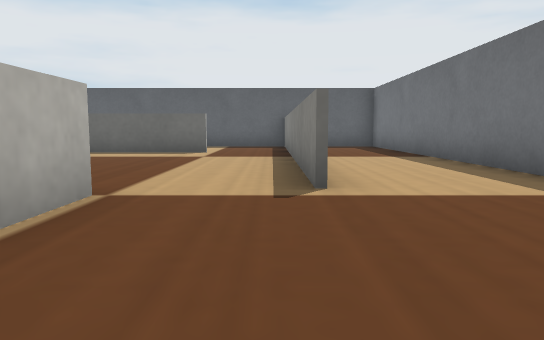
View 1 (above)

24 first-person views from a walk through a Webots world. The camera is 0.03 m above the floor, tilts 6° down and sees 70° across. The floor is counted in squares, 0.05 m on a side. Each view is taken from the middle of a square. On the plan, view 1 faces up. The plan holds only what a view shows up to about 10 squares ahead; the rest is blank. Robots are left out. Webots' stock objects and surfaces are drawn as simple stand-ins.

View 2
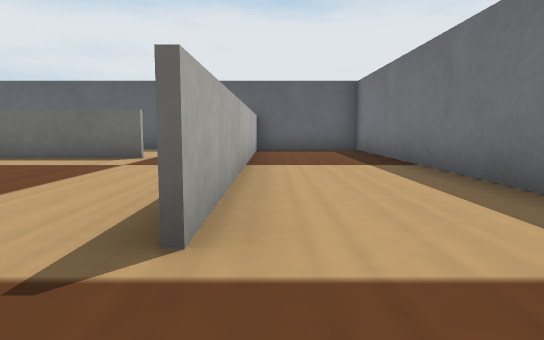

View 3
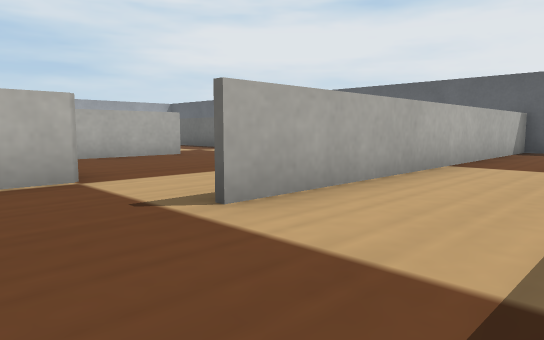

View 4
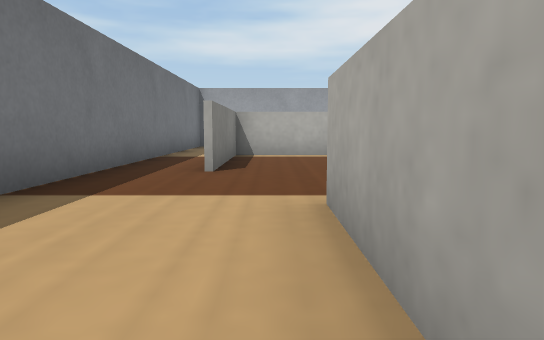

View 5
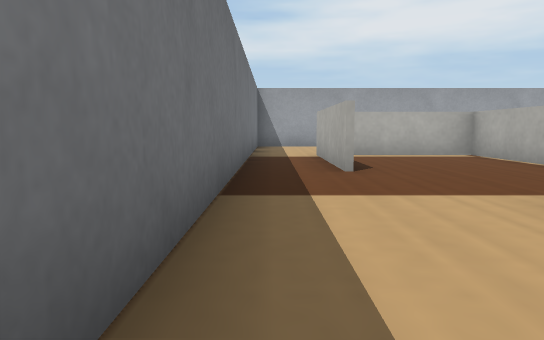

View 6
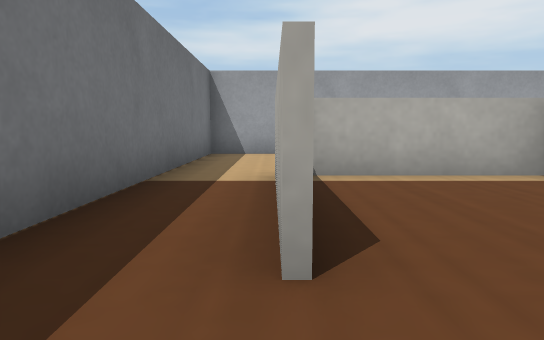

View 7
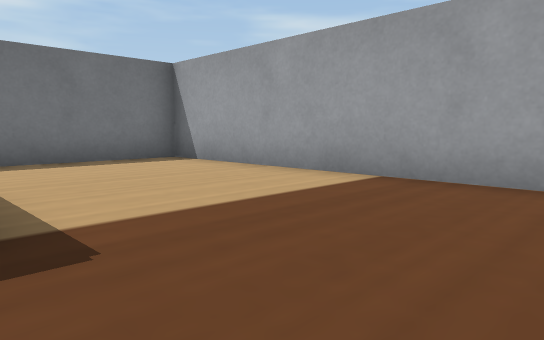

View 8
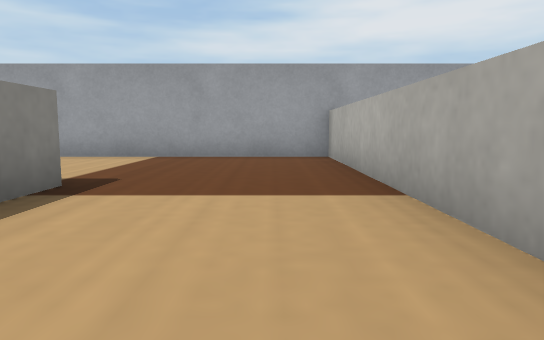

View 9
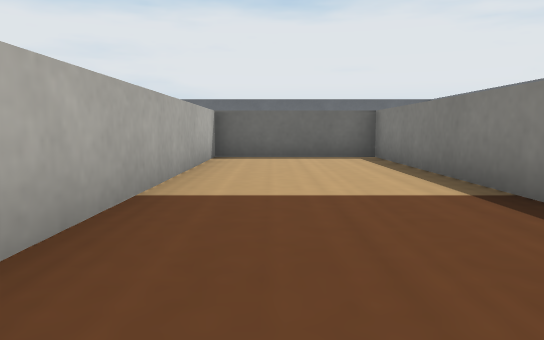

View 10
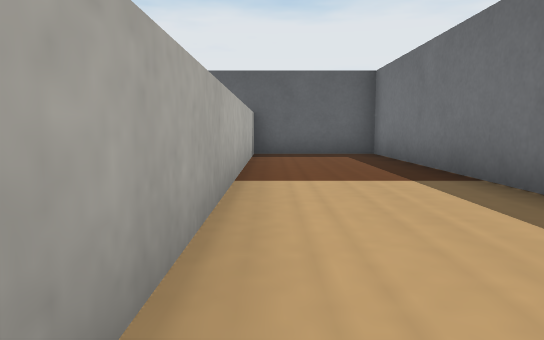

View 11
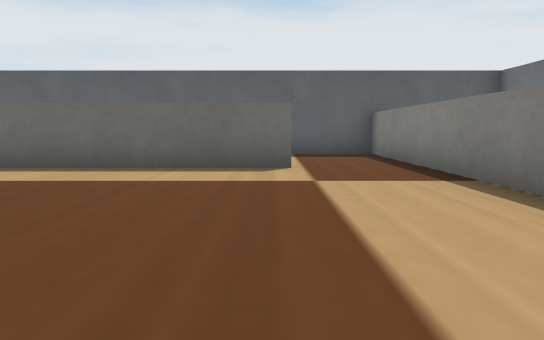

View 12
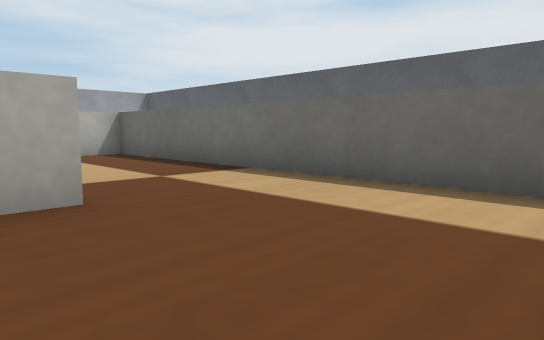

View 13
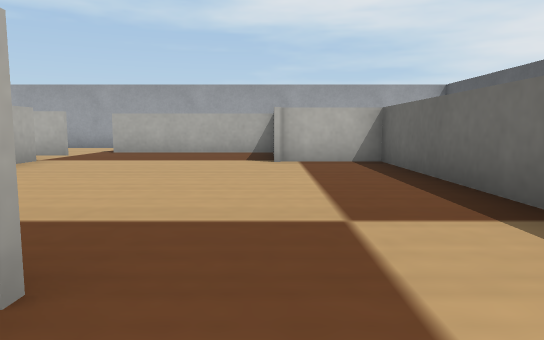

View 14
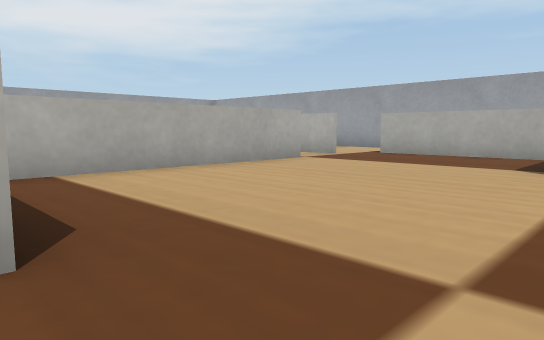

View 15
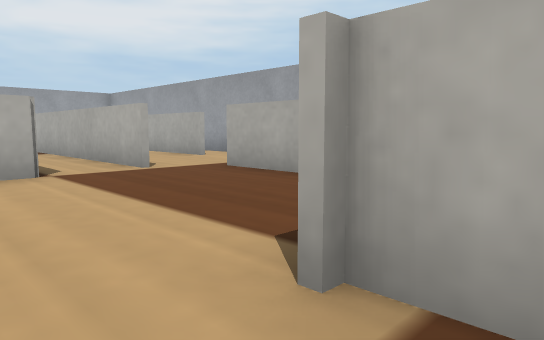

View 16
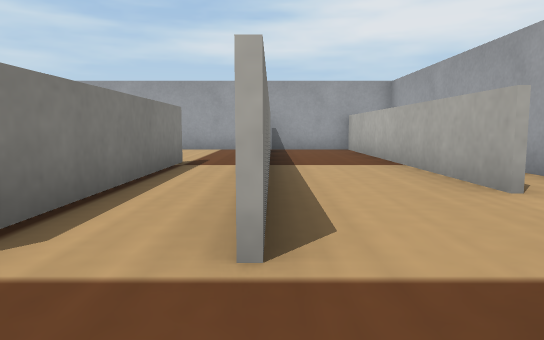

View 17
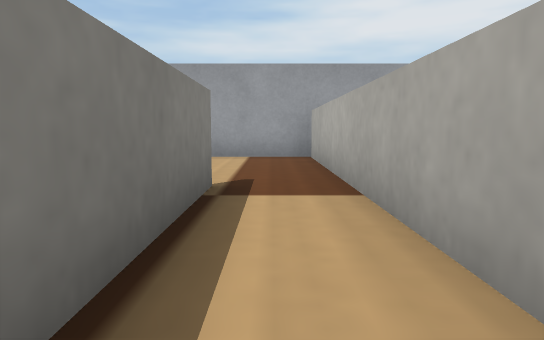

View 18
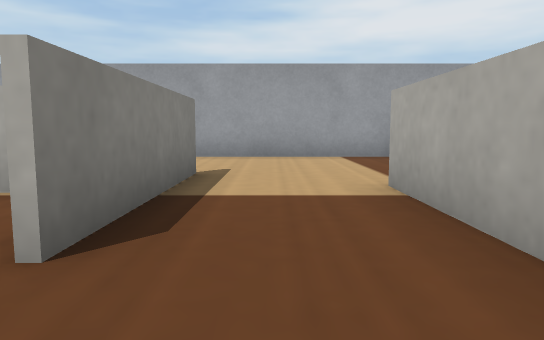

View 19
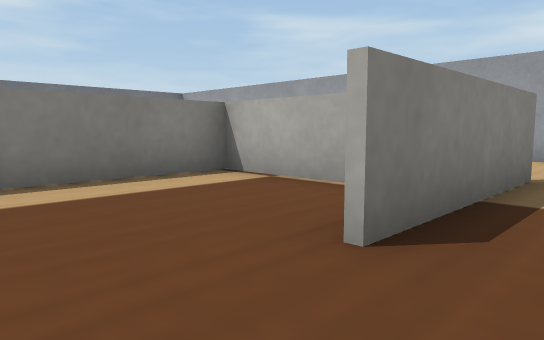

View 20
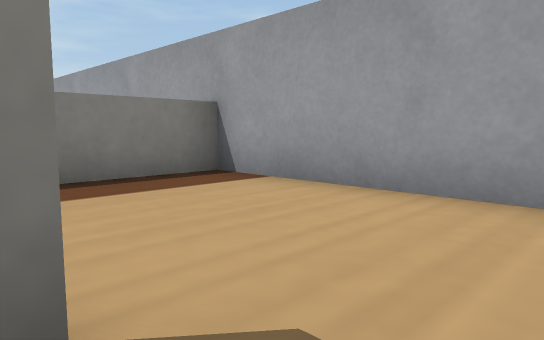

View 21
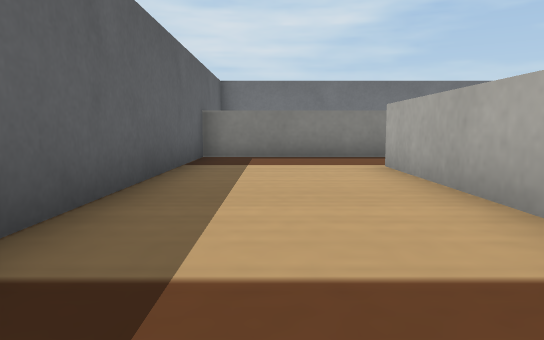

View 22
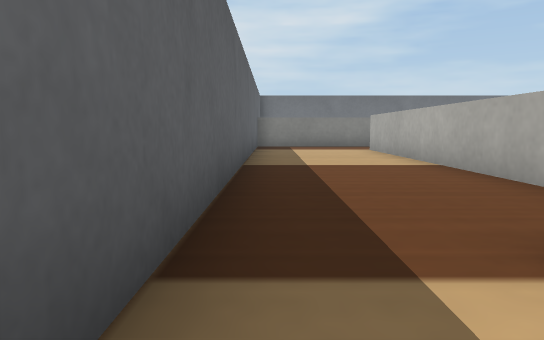

View 23
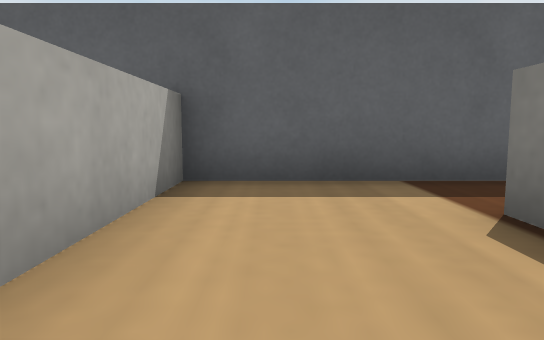

View 24
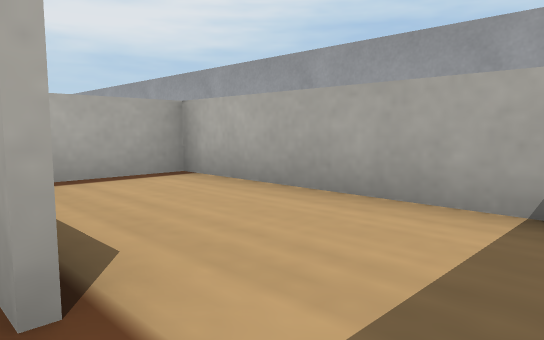

### Floor plan
Points are (right, up) in squares from view 1. A wall is a line through its corners. A room is listed if a view was taken in it or the views show most of it. See-through windows are left out.
Room 1 (views 1, 11, 12, 13)
walls: (-1.6, 3.6) (-1.6, 2.3); (0.4, 3.9) (0.4, 9.6); (-5.2, 7.1) (-5.2, 4.6); (-1.6, 0.4) (-1.6, -2) (0.6, -2); (-1.6, 10) (-4.6, 10)
ways out: opening at (0, 1) to room 2; opening at (-5, 8.5) to room 4; opening at (-1, 10) to room 7
Room 2 (views 2, 4, 10)
walls: (0.6, 13.5) (0.6, 3.9); (1.5, 13.5) (0, 13.5); (0.6, -2) (1.8, -2) (1.8, 1.5)
ways out: opening at (0, 1) to room 1; opening at (2, 7.5) to room 3
Room 3 (views 3, 5, 6, 7, 8, 9)
walls: (2, 1.5) (2, -2.1); (-1.8, -2.1) (-1.8, 3.4) (-5.2, 3.4) (-5.2, -6.5); (-4.9, -6.5) (3.5, -6.5) (3.5, 13.5) (1.5, 13.5)
ways out: opening at (2, 7.5) to room 2
Room 4 (views 14, 15)
walls: (-10.4, 3.6) (-6, 3.6); (-4.6, 10) (-11.2, 10) (-11.2, 8)
ways out: opening at (-5, 8.5) to room 1; opening at (-11, 5.5) to room 5
Room 5 (views 16, 17)
walls: (-12.8, 3.4) (-12.8, -6.2); (-11.4, 3.6) (-10.4, 3.6); (-11.4, -2.1) (-11.4, 2.8); (-14, 8.1) (-14, 3.9); (-12.9, -6.5) (-10.4, -6.5)
ways out: opening at (-11, 5.5) to room 4; opening at (-11, -4.5) to room 6; gap at (-14, 4)
Room 6 (views 18, 19, 20)
walls: (-9, -3.4) (-9, 0.4); (-10.4, -6.5) (-4.9, -6.5); (-5.4, -6.6) (-5.4, -4.2); (-11.2, 0.4) (-11.2, -2.1)
ways out: opening at (-11, -4.5) to room 5; opening at (-9, 1.5) to room 8
Room 7 (views 21, 22, 23, 24)
walls: (-9, 10.2) (-1.6, 10.2); (-11.2, 11.8) (-11.2, 10); (-11.4, 11.3) (-11.4, 11.8); (0, 13.5) (-14, 13.5) (-14, 8.1); (0.4, 9.6) (0.4, 13.5); (-14.1, 8.2) (-12.3, 8.2)
ways out: opening at (-1, 10) to room 1
Room 8 (no view inside)
walls: (-7.6, -1.6) (-5.4, -1.6) (-5.4, 1.3)
ways out: opening at (-9, 1.5) to room 6

Where each view was taken, in squares from view 1:
view 1: 0 up, 0 right, facing up
view 2: 2 up, 1 right, facing up
view 3: 2 up, 3 right, facing up-left
view 4: 7 up, 1 right, facing down
view 5: 7 up, 3 right, facing down
view 6: 3 up, 2 right, facing down
view 7: 2 down, 4 left, facing down-right
view 8: 2 up, 4 left, facing down
view 9: 5 down, 4 left, facing up
view 10: 4 up, 1 right, facing up
view 11: 4 up, 2 left, facing up
view 12: 6 up, 2 left, facing up-left
view 13: 8 up, 4 left, facing left
view 14: 9 up, 5 left, facing down-left
view 15: 9 up, 10 left, facing down-left
view 16: 5 up, 13 left, facing down
view 17: 2 up, 12 left, facing down
view 18: 2 up, 10 left, facing down
view 19: 2 up, 10 left, facing down-right
view 20: 3 down, 10 left, facing down-right
view 21: 12 up, 8 left, facing right
view 22: 13 up, 13 left, facing right
view 23: 9 up, 13 left, facing up
view 24: 13 up, 11 left, facing down-left
